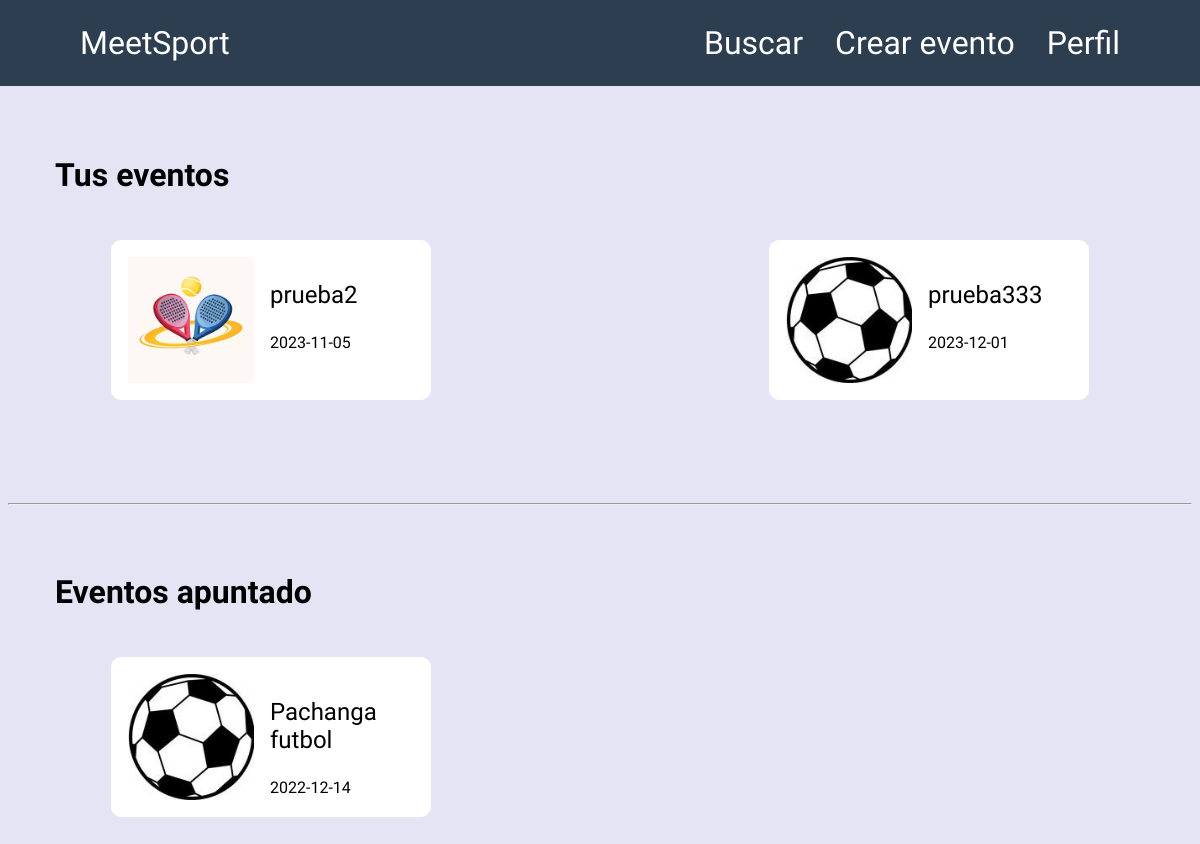
The app's page / (signed in) with its own data.
### tables this page shows
CREATE TABLE `evento` (
  `id` int(5) NOT NULL,
  `deporte` int(3) NOT NULL,
  `n_personas` int(2) NOT NULL,
  `fecha` varchar(30) NOT NULL,
  `titulo` varchar(40) NOT NULL,
  `id_usuario` int(11) NOT NULL,
  `direccion` varchar(50) NOT NULL,
  `descripcion` varchar(300) NOT NULL
);

CREATE TABLE `deporte` (
  `id` int(3) NOT NULL,
  `nombre` varchar(25) NOT NULL,
  `imagen` varchar(30) NOT NULL
);

### index.php (the view, shortened to what this page needs)
<?php
include_once('./assets/conexion/conexion.php');
?>
<!DOCTYPE html>
<html lang="en">
<head>
    <link rel="stylesheet" href="assets/styles/cabecera.css" type="text/css">
    <link rel="stylesheet" href="assets/styles/evento.css" type="text/css">
    <link rel="stylesheet" href="assets/styles/index.css" type="text/css">
</head>
<body>
    <?php
    require_once('./assets/views/cabecera.php');
    ?>
    <?php
            $sql = "SELECT * FROM evento where id_usuario=".$_SESSION['id'];
            $resultado = $conn->query($sql);
    ?>
<div class="padres">
<h1>Tus eventos</h1>
            <div id="padreEventos">
            <?php
            if(mysqli_num_rows($resultado) > 0){
                while($fila = $resultado->fetch_assoc()){
                    $sql2 = "SELECT * FROM deporte WHERE id=".$fila['deporte'];
                    $imagen = $conn->query($sql2)->fetch_assoc()['imagen'];
            ?>
                    <div class="evento">
                    <img src="assets/img/<?=$imagen?>">
                    <div class="infoEvento">
                    <a href="./assets/views/mostrar-evento.php?id=<?=$fila['id']?>"><p class="nomEv"><?=$fila['titulo']?></p></a>
                    <p><?=$fila['fecha']?></p>
                    </div>
                    </div>
                <?php
                }
            }else{
            ?>
                <h2>No has creado ningún evento<a href="assets/views/crear-evento.php"> pulsa aquí para crear uno nuevo</a></h2>
            <?php
            }
                ?>
            </div>
        </div>
            <hr>
        <div class="padres">
        <h1>Eventos apuntado</h1>
            <div id="padreEventos2">
            <?php
            $sqlApuntado = "SELECT * FROM usuario_apuntado WHERE id_usuario=".$_SESSION['id'];
            $resultado2 = $conn->query($sqlApuntado);
            if(mysqli_num_rows($resultado2) > 0){
                while($fila = $resultado2->fetch_assoc()){
                    $sqlEventoApuntado = "SELECT * FROM evento WHERE id=".$fila['id_evento'];
                    $resApuntado = $conn->query($sqlEventoApuntado);
                    while($fila2 = $resApuntado->fetch_assoc()){
                        $sql2 = "SELECT * FROM deporte WHERE id=".$fila2['deporte'];
                        $imagen = $conn->query($sql2)->fetch_assoc()['imagen'];
                        ?>
                    <div class="evento">
                        <img src="assets/img/<?=$imagen?>">
                        <div class="infoEvento">
                        <a href="./assets/views/mostrar-evento.php?id=<?=$fila2['id']?>"><p class="nomEv"><?=$fila2['titulo']?></p></a>
                        <p><?=$fila2['fecha']?></p>
                        </div>
                    </div>
                <?php
                    }
                }
            }else{
            ?>
                <h2>No estás apuntado a ninún evento <a href="assets/views/buscar-evento.php"> pulsa aquí para buscar uno</a></h2>
            <?php
            }
                ?>
            </div>
        </div>
</body>
</html>

### assets/styles/evento.css (style rules this page uses)
#padreEventos, #padreEventos2 { padding: 1em 3em; width: 100%; height: 30vh; display: flex; flex-direction: row; flex-wrap: wrap; justify-content: space-between; }
.padres { margin: 15px; padding: 2em; }
.evento { border: solid rgb(255, 255, 255) 1px; border-radius: 10px; display: flex; flex-direction: row; height: 10rem; width: 20rem; background-color: white; padding: 1rem; margin:0.5rem; }
.nomEv { font-size: 1.5em; }
.infoEvento { padding-left: 1rem; height:100% }

### assets/styles/index.css (style rules this page uses)
* { box-sizing: border-box; font-family: 'Lato', sans-serif; font-family: 'Tajawal', sans-serif; box-shadow: none; }
a { color: black; text-decoration:none; }
body { padding-top:5rem; background-color:rgb(228, 228, 245); }

### records on screen
evento: deporte.imagen (picture), titulo "prueba2", fecha "2023-11-05"
evento: deporte.imagen (picture), titulo "prueba333", fecha "2023-12-01"
evento: deporte.imagen (picture), titulo "Pachanga futbol", fecha "2022-12-14"
